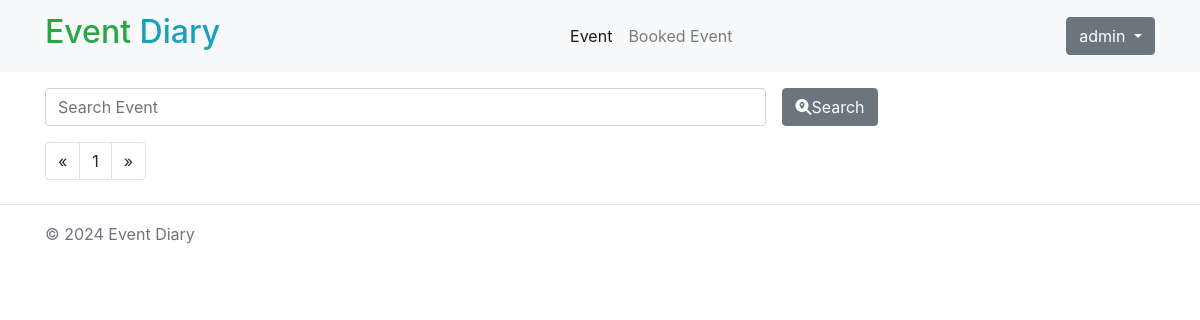
Page /event/my_event (signed in) on the earlier database version.
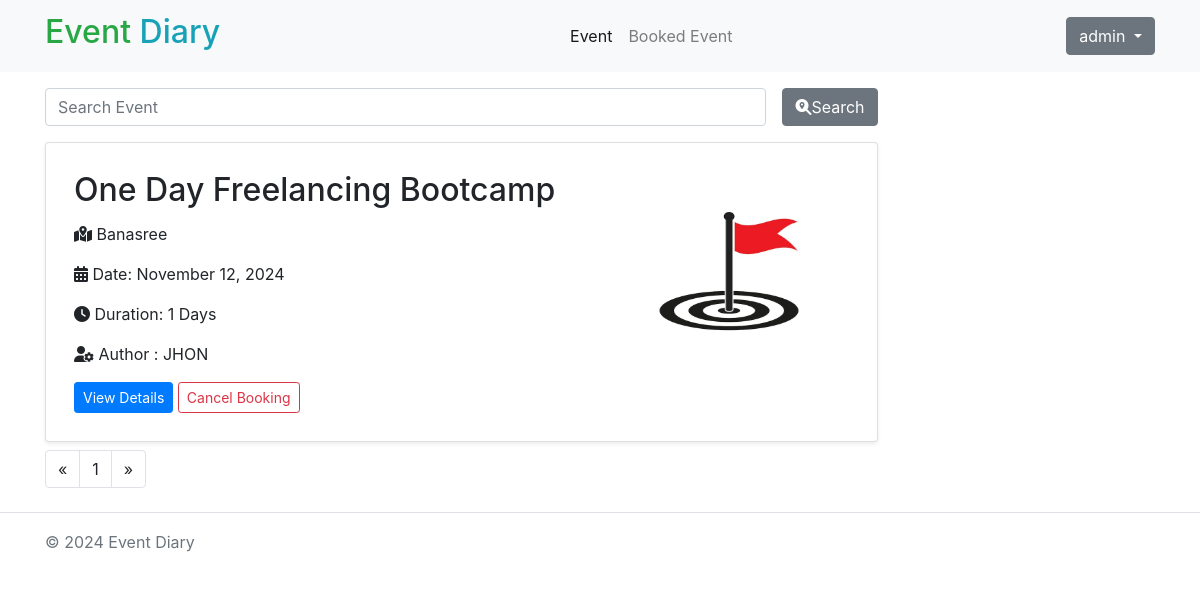
Same page on the later database version.
### event/models.py (models this page shows, shortened)
class Event(models.Model):
    STATUS_CHOICES = (
        ('draft', 'Draft'),
        ('published', 'Published'),
        ('cancelled', 'Cancelled'),
        ('complete', 'Complete'),
    )
    title = models.CharField(max_length=200)
    category = models.ForeignKey(Category, on_delete=models.CASCADE, related_name='events')
    venue = models.TextField(max_length=100)
    description = RichTextField()
    date = models.DateTimeField(default=timezone.now())
    duration = models.IntegerField(default=1)
    status = models.CharField(max_length=10, choices=STATUS_CHOICES, default='draft')
    author = models.ForeignKey(User, on_delete=models.CASCADE)
    participants = models.ManyToManyField(User, related_name='participants', blank=True, null=True)
    limit = models.IntegerField(default=5)
    created = models.DateTimeField(auto_now_add=True)
    updated = models.DateTimeField(auto_now=True)
    class Meta:
        ordering = ['-created']

### event/views.py (the view)
# urls.py: path('event/my_event', views.booked_event, name='booked_event'),
def booked_event(request):
    user = request.user
    events = Event.objects.filter(participants=user, status='published')
    search_q = request.GET.get('search_q')
    if search_q:
        events = events.filter(title__icontains = search_q)
    paginator = Paginator(events, 2)
    page_number = request.GET.get('page')
    events = paginator.get_page(page_number)
    context = {
        'events': events
    }
    return render(request, 'event/booked_event.html', context)

### templates/event/booked_event.html (shortened to what this page needs)
{% extends 'base.html' %}
{% load static %}
{% block content %}
{% include 'includes/navbar.html' %}
<div class="container">
    <div class="event-list w-75">
        <div class="search-area my-3">
            <div class="search-box  mx-auto text-center ">
                <form method="get" action="" class="d-flex">
                    <input type="search" name="search_q" placeholder="Search Event" class="form-control" id="">
                    <button type="submit" class="btn btn-secondary ml-3"><i class="fa-solid fa-magnifying-glass-location d-inline "></i>Search</button>
                </form>
            </div>
        </div>
        {% for event in events %}
        <div class="card p-2 my-2 shadow-sm ">
            <div class="card-body row">
                <div class="col-8 left">
                    <h2 class="card-title">
                        {{ event.title }}</h2>
                    <p class="card-text">
                        <i class="fa-solid fa-map-location-dot"></i> {{ event.venue }}
                    </p>
                    <p>
                        <i class="fa-solid fa-calendar-alt"></i> Date: {{ event.date|date:"F d, Y" }}
                    </p>
                    <p>
                        <i class="fa-solid fa-clock"></i> Duration: {{ event.duration }} Days
                    </p>
                    <p>
                        <i class="fa-solid fa-user-gear"></i> Author : {{event.author|upper}}
                    </p>
                    <a href="{% url 'event_details' event.id %}" class="btn btn-primary btn-sm">View Details</a>
                    <a href="{% url 'cancel_booking' event.id %}" class="btn btn-outline-danger btn-sm">Cancel Booking</a>
                </div>
                <div class="col-4 right text-center" style="height: 200px; width:200px;">
                    <img src="{% static './images/flag.jpg' %}" class="w-100 h-100 contain" alt="">
                </div>
            </div>
        </div>
        {% endfor %}
        <nav aria-label="Page navigation example ">
            <ul class="pagination ">
                {% if events.has_previous %}
                <li class="page-item">
                    <a class="page-link" href="?page={{events.previous_page_number}}" aria-label="Previous">
                        <span aria-hidden="true">&laquo;</span>
                        <span class="sr-only">Previous</span>
                    </a>
                </li>
                {% else %}
                <li class="page-item">
                    <a class="page-link disabled" aria-label="Previous">
                        <span aria-hidden="true">&laquo;</span>
                    </a>
                </li>
                {% endif %}
                {% for page_num in events.paginator.page_range %}
                {% if page_num == events.number %}
                <li class="page-item"><a class="page-link disabled" >{{page_num}}</a></li>
                {% else %}
                <a href="?page={{ page_num }}" class="page-link">{{ page_num }}</a>
                {% endif %}
                {% endfor %}
                {% if events.has_next %}
                <li class="page-item">
                    <a class="page-link" href="?page={{events.next_page_number}}" aria-label="Next">
                        <span aria-hidden="true">&raquo;</span>
                        <span class="sr-only">Next</span>
                    </a>
                </li>
                {% else %}
                <li class="page-item">
                    <a class="page-link disabled" aria-label="Next">
                        <span aria-hidden="true">&raquo;</span>
                    </a>
                </li>
                {% endif %}
            </ul>
        </nav>
    </div>
</div>
{% include 'includes/footer.html' %}
{% endblock %}

Differences in the rows shown:
added Event: title "One Day Freelancing Bootcamp", venue "Banasree", date "November 12, 2024", duration "1", author "JHON"
